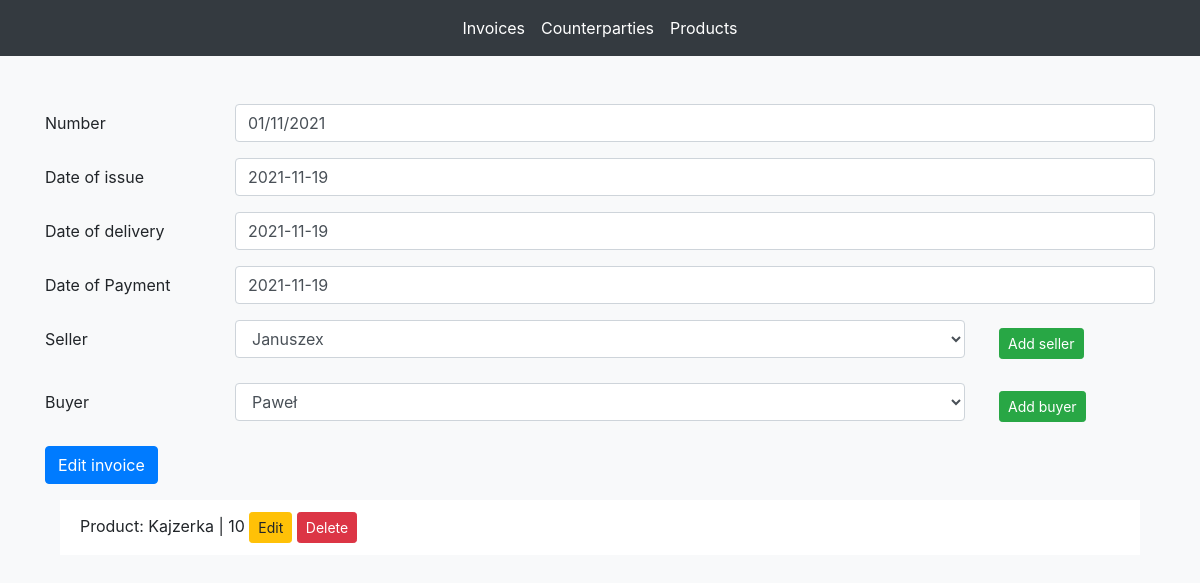
Before: /faktury/edytujfakture/1/ with the older database file.
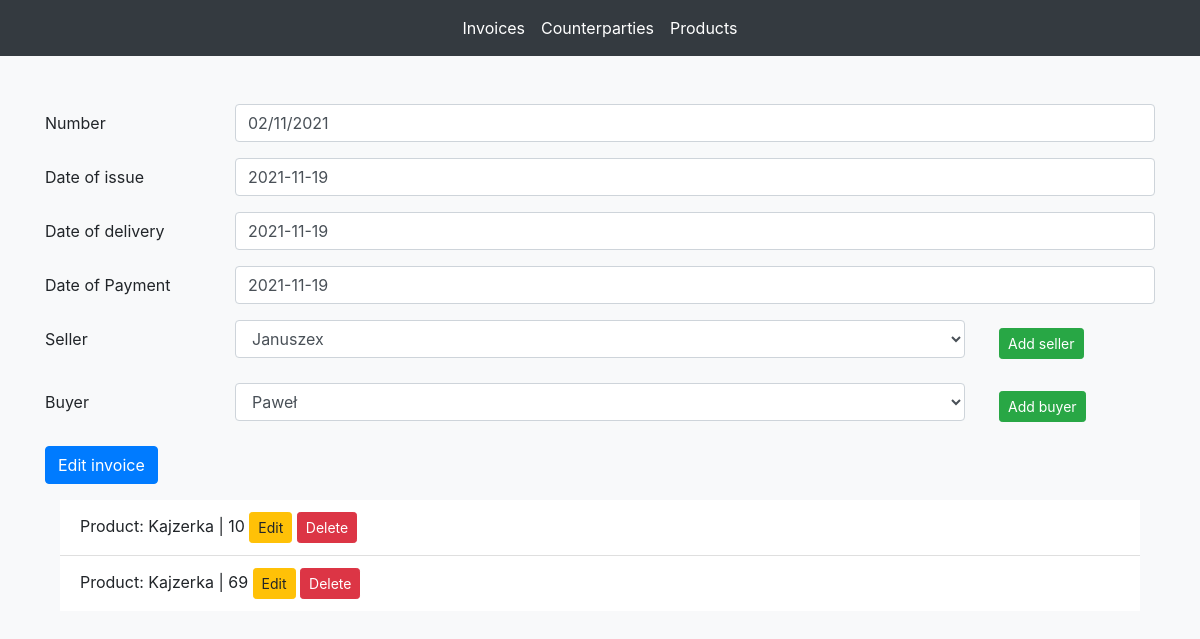
After: the same page with the newer database file.
### faktury/models.py (models this page shows, shortened)
class Invoice(models.Model):
    number = models.CharField(max_length=200)
    date_of_issue = models.DateField('date of issue')
    date_of_delivery = models.DateField('date of delivery')
    date_of_payment = models.DateField('date of payment')
    seller = models.ForeignKey(Personal_Data, on_delete=models.CASCADE, related_name='seller')
    buyer = models.ForeignKey(Personal_Data, on_delete=models.CASCADE, related_name='buyer')
    image = models.ImageField(null=True, blank=True)

class Service_Invoice(models.Model):
    service = models.ForeignKey(Service, on_delete=models.CASCADE, related_name='service')
    quantity = models.IntegerField(default=0)
    invoice = models.ForeignKey(Invoice, on_delete=models.CASCADE, related_name='invoice')

class Service(models.Model):
    name = models.CharField(max_length=200)
    unit_price = models.DecimalField(decimal_places=2, max_digits=10)
    tax_rate = models.DecimalField(decimal_places=2, max_digits=2)

### faktury/views.py (the view)
# urls.py: path('edytujfakture/<int:invoice_id>/', views.Invoice_edit_form, name='edytujfakture'),
def Invoice_edit_form(request, invoice_id):
    invoice = get_object_or_404(Invoice, pk=invoice_id)
    service_invoice_list = Service_Invoice.objects.filter(invoice_id=invoice_id)
    data = {'number': invoice.number, 'date_of_issue': invoice.date_of_issue,
            'date_of_delivery': invoice.date_of_delivery, 'date_of_payment': invoice.date_of_payment,
            'seller': invoice.seller, 'buyer': invoice.buyer}
    form = InvoiceForm(initial=data)
    if request.method == 'POST':
        form = InvoiceForm(request.POST, initial=data, instance=invoice)
        if form.is_valid():
            form.save()
            return redirect('faktury:lista')
    return render(request, 'faktury/edytujfakture.html', {'form': form, 'service_invoice_list': service_invoice_list})

### faktury/forms.py
class InvoiceForm(forms.ModelForm):
    class Meta:
        model = Invoice
        fields = ('number', 'date_of_issue', 'date_of_delivery', 'date_of_payment', 'seller', 'buyer')
        widgets = {
            'number': forms.TextInput(attrs={'class': 'form-control', 'placeholder': 'Number'}),
            'date_of_issue': forms.TextInput(attrs={'class': 'form-control', 'placeholder': 'Date of issue'}),
            'date_of_delivery': forms.TextInput(attrs={'class': 'form-control', 'placeholder': 'Date of delivery'}),
            'date_of_payment': forms.TextInput(attrs={'class': 'form-control', 'placeholder': 'Date of payment'}),
            'seller': forms.Select(attrs={'class': 'form-control'}),
            'buyer': forms.Select(attrs={'class': 'form-control'})
        }

### faktury/models.py (called while the page is built)
    def __str__(self):
        return self.name

### faktury/templates/faktury/edytujfakture.html (shortened to what this page needs)
{% extends "faktury/base.html" %}
{% block content %}
<div class="container mt-5">
    <form method="post">
        <div class="form-group row">
            <label for="inputInvoiceNumber" class="col-sm-2 col-form-label">Number</label>
            <div class="col-sm-10">
                {{ form.number }}
            </div>
        </div>
        <div class="form-group row">
            <label for="inputDateOfIssue" class="col-sm-2 col-form-label">Date of issue</label>
            <div class="col-sm-10">
                {{ form.date_of_issue }}
            </div>
        </div>
        <div class="form-group row">
            <label for="inputDateOfDelivery" class="col-sm-2 col-form-label">Date of delivery</label>
            <div class="col-sm-10">
                {{ form.date_of_delivery }}
            </div>
        </div>
        <div class="form-group row">
            <label for="inputDateOfPayment" class="col-sm-2 col-form-label">Date of Payment</label>
            <div class="col-sm-10">
                {{ form.date_of_payment }}
            </div>
        </div>
        <div class="form-group row">
            <label for="inputSeller" class="col-sm-2 col-form-label">Seller</label>
            <div class="col-sm-10 col-md-8">
                {{ form.seller }}
            </div>
            <div class="col-sm-10 col-md-2">
                <a class="btn btn-success btn-sm mx-1 my-2" href="/faktury/dodajdane">Add seller</a>
            </div>
        </div>
        <div class="form-group row">
            <label for="inputBuyer" class="col-sm-2 col-form-label">Buyer</label>
            <div class="col-sm-10 col-md-8">
                {{ form.buyer }}
            </div>
            <div class="col-sm-10 col-md-2">
                <a class="btn btn-success btn-sm mx-1 my-2" href="/faktury/dodajdane">Add buyer</a>
            </div>
        </div>
        <div class="form-group row">
            <div class="col-sm-10">
                <button type="submit" class="btn btn-primary">Edit invoice</button>
            </div>
        </div>
		<div class="container mt-2">
        <ul class="list-group list-group-flush">
			{% for service in service_invoice_list %}
				<li class="list-group-item">Product: {{ service.service.name }} | {{ service.quantity }}
				<a class="btn btn-warning btn-sm" href="/faktury/edytujproduktzfaktury/{{ service.id }}/">Edit</a>
				<a class="btn btn-danger btn-sm" href="/faktury/usunproduktzfaktury/{{ service.id }}/">Delete</a></li>
			{% endfor %}
        </ul>
    </div>
    </form>
</div>
{% endblock content %}

Changed rows visible on the page:
changed Invoice "Januszex": number "01/11/2021" → "02/11/2021"
added Service_Invoice: service.name "Kajzerka", quantity "69"
